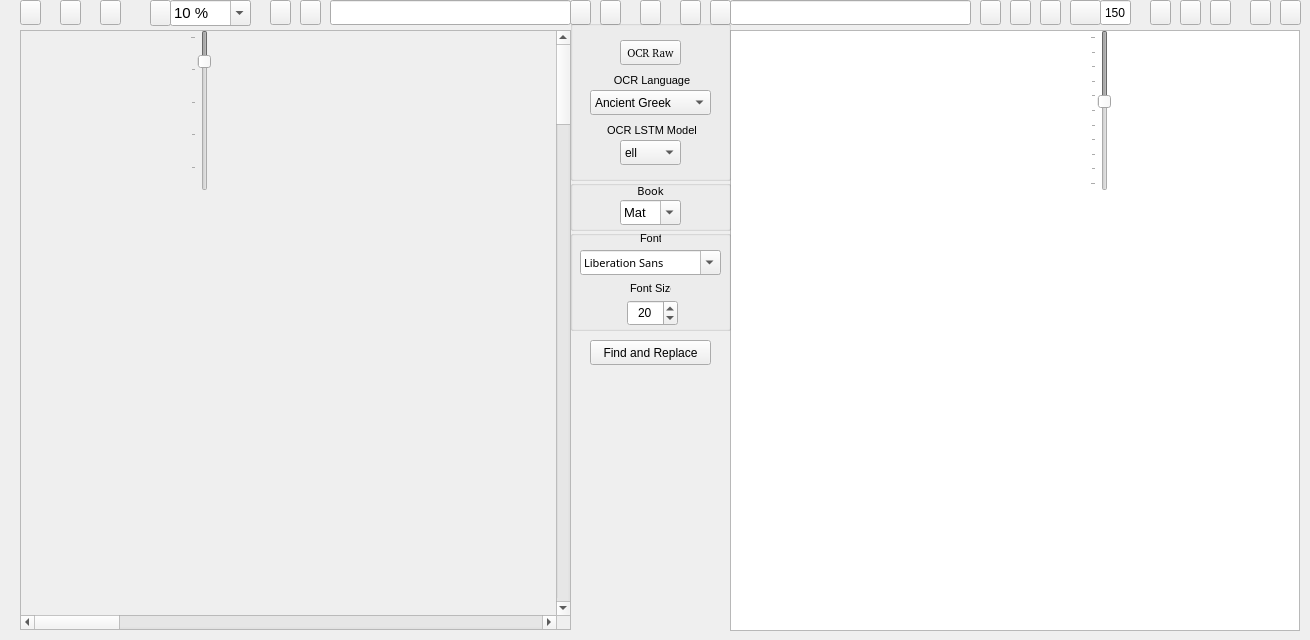
  <widget class="QWidget" name="centralwidget">
   <widget class="QScrollArea" name="ImagescrollArea">
    <property name="geometry">
     <rect>
      <x>20</x>
      <y>30</y>
      <width>551</width>
      <height>600</height>
     </rect>
    </property>
    <property name="sizePolicy">
     <sizepolicy hsizetype="Preferred" vsizetype="Preferred">
      <horstretch>0</horstretch>
      <verstretch>0</verstretch>
     </sizepolicy>
    </property>
    <property name="minimumSize">
     <size>
      <width>501</width>
      <height>600</height>
     </size>
    </property>
    <property name="widgetResizable">
     <bool>true</bool>
    </property>
    <property name="alignment">
     <set>Qt::AlignLeading|Qt::AlignLeft|Qt::AlignTop</set>
    </property>
    <widget class="QWidget" name="ImagescrollAreaWidgetContents">
     <property name="geometry">
      <rect>
       <x>0</x>
       <y>0</y>
       <width>3200</width>
       <height>4800</height>
      </rect>
     </property>
     <property name="sizePolicy">
      <sizepolicy hsizetype="Minimum" vsizetype="Minimum">
       <horstretch>0</horstretch>
       <verstretch>0</verstretch>
      </sizepolicy>
     </property>
     <property name="minimumSize">
      <size>
       <width>3200</width>
       <height>4800</height>
      </size>
     </property>
     <property name="sizeIncrement">
      <size>
       <width>0</width>
       <height>0</height>
      </size>
     </property>
     <property name="baseSize">
      <size>
       <width>520</width>
       <height>700</height>
      </size>
     </property>
     <widget class="QLabel" name="Image">
      <property name="geometry">
       <rect>
        <x>0</x>
        <y>2</y>
        <width>6800</width>
        <height>9600</height>
       </rect>
      </property>
      <property name="sizePolicy">
       <sizepolicy hsizetype="Expanding" vsizetype="Expanding">
        <horstretch>0</horstretch>
        <verstretch>0</verstretch>
       </sizepolicy>
      </property>
      <property name="minimumSize">
       <size>
        <width>3400</width>
        <height>4800</height>
       </size>
      </property>
      <property name="baseSize">
       <size>
        <width>520</width>
        <height>700</height>
       </size>
      </property>
      <property name="text">
       <string/>
      </property>
      <property name="scaledContents">
       <bool>false</bool>
      </property>
      <property name="alignment">
       <set>Qt::AlignLeading|Qt::AlignLeft|Qt::AlignTop</set>
      </property>
     </widget>
    </widget>
   </widget>
   <widget class="QPushButton" name="OpenImageFilebutton">
    <property name="geometry">
     <rect>
      <x>20</x>
      <y>0</y>
      <width>21</width>
      <height>25</height>
     </rect>
    </property>
    <property name="font">
     <font>
      <family>FROMVS [MAXR]</family>
      <pointsize>8</pointsize>
     </font>
    </property>
    <property name="toolTip">
     <string>Open current image</string>
    </property>
    <property name="text">
     <string/>
    </property>
    <property name="icon">
     <iconset resource="../UI_Icons.qrc">
      <normaloff>:/Icons/Icons/folder-open-image.png</normaloff>:/Icons/Icons/folder-open-image.png</iconset>
    </property>
   </widget>
   <widget class="QLineEdit" name="ImageLe">
    <property name="geometry">
     <rect>
      <x>330</x>
      <y>0</y>
      <width>241</width>
      <height>25</height>
     </rect>
    </property>
    <property name="toolTip">
     <string>Current image name</string>
    </property>
   </widget>
   <widget class="QPushButton" name="EditCorrectedTextbutton">
    <property name="geometry">
     <rect>
      <x>980</x>
      <y>0</y>
      <width>21</width>
      <height>25</height>
     </rect>
    </property>
    <property name="font">
     <font>
      <family>FROMVS [MAXR]</family>
      <pointsize>8</pointsize>
     </font>
    </property>
    <property name="toolTip">
     <string>Open current text(.txt,.csv) file</string>
    </property>
    <property name="text">
     <string/>
    </property>
    <property name="icon">
     <iconset resource="../UI_Icons.qrc">
      <normaloff>:/Icons/Icons/folder-open-document-text.png</normaloff>:/Icons/Icons/folder-open-document-text.png</iconset>
    </property>
   </widget>
   <widget class="QPushButton" name="SaveAsOCRCorrTextbutton">
    <property name="geometry">
     <rect>
      <x>1250</x>
      <y>0</y>
      <width>21</width>
      <height>25</height>
     </rect>
    </property>
    <property name="font">
     <font>
      <family>FROMVS [MAXR]</family>
      <pointsize>8</pointsize>
     </font>
    </property>
    <property name="toolTip">
     <string>Save current text file as...</string>
    </property>
    <property name="text">
     <string/>
    </property>
    <property name="icon">
     <iconset resource="../UI_Icons.qrc">
      <normaloff>:/Icons/Icons/disk-rename.png</normaloff>:/Icons/Icons/disk-rename.png</iconset>
    </property>
   </widget>
   <widget class="QPushButton" name="SaveOCRCorrTextbutton">
    <property name="geometry">
     <rect>
      <x>1280</x>
      <y>0</y>
      <width>21</width>
      <height>25</height>
     </rect>
    </property>
    <property name="font">
     <font>
      <family>FROMVS [MAXR]</family>
      <pointsize>8</pointsize>
     </font>
    </property>
    <property name="toolTip">
     <string>Overwrite current text file</string>
    </property>
    <property name="text">
     <string/>
    </property>
    <property name="icon">
     <iconset resource="../UI_Icons.qrc">
      <normaloff>:/Icons/Icons/disk.png</normaloff>:/Icons/Icons/disk.png</iconset>
    </property>
   </widget>
   <widget class="QTextEdit" name="OCRText">
    <property name="geometry">
     <rect>
      <x>730</x>
      <y>30</y>
      <width>570</width>
      <height>601</height>
     </rect>
    </property>
    <property name="minimumSize">
     <size>
      <width>540</width>
      <height>600</height>
     </size>
    </property>
    <property name="font">
     <font>
      <pointsize>8</pointsize>
     </font>
    </property>
   </widget>
   <widget class="QPushButton" name="Writerbutton">
    <property name="geometry">
     <rect>
      <x>1180</x>
      <y>0</y>
      <width>21</width>
      <height>25</height>
     </rect>
    </property>
    <property name="toolTip">
     <string>Edit current text(.txt) file with OpenOffice Writer</string>
    </property>
    <property name="text">
     <string/>
    </property>
    <property name="icon">
     <iconset resource="../UI_Icons.qrc">
      <normaloff>:/Icons/Icons/libreoffice-writer.png</normaloff>:/Icons/Icons/libreoffice-writer.png</iconset>
    </property>
   </widget>
   <widget class="QPushButton" name="Calcbutton">
    <property name="geometry">
     <rect>
      <x>1210</x>
      <y>0</y>
      <width>21</width>
      <height>25</height>
     </rect>
    </property>
    <property name="toolTip">
     <string>Edit current text(.csv) file with OpenOffice Calc</string>
    </property>
    <property name="text">
     <string/>
    </property>
    <property name="icon">
     <iconset resource="../UI_Icons.qrc">
      <normaloff>:/Icons/Icons/libreoffice-calc.png</normaloff>:/Icons/Icons/libreoffice-calc.png</iconset>
    </property>
   </widget>
   <widget class="QPushButton" name="reloadTextbutton">
    <property name="geometry">
     <rect>
      <x>710</x>
      <y>0</y>
      <width>21</width>
      <height>25</height>
     </rect>
    </property>
    <property name="toolTip">
     <string>Reload current text</string>
    </property>
    <property name="text">
     <string/>
    </property>
    <property name="icon">
     <iconset resource="../UI_Icons.qrc">
      <normaloff>:/Icons/Icons/reload-text.png</normaloff>:/Icons/Icons/reload-text.png</iconset>
    </property>
   </widget>
   <widget class="QPushButton" name="reloadImagebutton">
    <property name="geometry">
     <rect>
      <x>570</x>
      <y>0</y>
      <width>21</width>
      <height>25</height>
     </rect>
    </property>
    <property name="toolTip">
     <string>Reload current image</string>
    </property>
    <property name="text">
     <string/>
    </property>
    <property name="icon">
     <iconset resource="../UI_Icons.qrc">
      <normaloff>:/Icons/Icons/reload.png</normaloff>:/Icons/Icons/reload.png</iconset>
    </property>
   </widget>
   <widget class="QPushButton" name="MyPixlerbutton">
    <property name="geometry">
     <rect>
      <x>60</x>
      <y>0</y>
      <width>21</width>
      <height>25</height>
     </rect>
    </property>
    <property name="toolTip">
     <string>Edit images with Pixer</string>
    </property>
    <property name="text">
     <string/>
    </property>
    <property name="icon">
     <iconset resource="../UI_Icons.qrc">
      <normaloff>:/Icons/Icons/BiblionPixler1.png</normaloff>:/Icons/Icons/BiblionPixler1.png</iconset>
    </property>
   </widget>
   <widget class="QPushButton" name="Deskewbutton">
    <property name="geometry">
     <rect>
      <x>100</x>
      <y>0</y>
      <width>21</width>
      <height>25</height>
     </rect>
    </property>
    <property name="font">
     <font>
      <pointsize>8</pointsize>
     </font>
    </property>
    <property name="toolTip">
     <string>Deskew current image</string>
    </property>
    <property name="text">
     <string/>
    </property>
    <property name="icon">
     <iconset resource="../UI_Icons.qrc">
      <normaloff>:/Icons/Icons/deskew_clear.png</normaloff>:/Icons/Icons/deskew_clear.png</iconset>
    </property>
   </widget>
   <widget class="QPushButton" name="PrevImgButton">
    <property name="geometry">
     <rect>
      <x>270</x>
      <y>0</y>
      <width>21</width>
      <height>25</height>
     </rect>
    </property>
    <property name="toolTip">
     <string>Previous current image - !pair independent</string>
    </property>
    <property name="text">
     <string/>
    </property>
    <property name="icon">
     <iconset resource="../UI_Icons.qrc">
      <normaloff>:/Icons/Icons/back_image.png</normaloff>:/Icons/Icons/back_image.png</iconset>
    </property>
   </widget>
   <widget class="QPushButton" name="NextImgButton">
    <property name="geometry">
     <rect>
      <x>300</x>
      <y>0</y>
      <width>21</width>
      <height>25</height>
     </rect>
    </property>
    <property name="toolTip">
     <string>Next current image - !pair independent</string>
    </property>
    <property name="text">
     <string/>
    </property>
    <property name="icon">
     <iconset resource="../UI_Icons.qrc">
      <normaloff>:/Icons/Icons/forward_image.png</normaloff>:/Icons/Icons/forward_image.png</iconset>
    </property>
   </widget>
   <widget class="QPushButton" name="PrevTxtButton">
    <property name="geometry">
     <rect>
      <x>1010</x>
      <y>0</y>
      <width>21</width>
      <height>25</height>
     </rect>
    </property>
    <property name="toolTip">
     <string>Previous current text - !pair independent</string>
    </property>
    <property name="text">
     <string/>
    </property>
    <property name="icon">
     <iconset resource="../UI_Icons.qrc">
      <normaloff>:/Icons/Icons/back_text.png</normaloff>:/Icons/Icons/back_text.png</iconset>
    </property>
   </widget>
   <widget class="QPushButton" name="NextTxtButton">
    <property name="geometry">
     <rect>
      <x>1040</x>
      <y>0</y>
      <width>21</width>
      <height>25</height>
     </rect>
    </property>
    <property name="toolTip">
     <string>Next current text - !pair independent</string>
    </property>
    <property name="text">
     <string/>
    </property>
    <property name="icon">
     <iconset resource="../UI_Icons.qrc">
      <normaloff>:/Icons/Icons/forward_text.png</normaloff>:/Icons/Icons/forward_text.png</iconset>
    </property>
   </widget>
   <widget class="QPushButton" name="BothNextButton">
    <property name="geometry">
     <rect>
      <x>680</x>
      <y>0</y>
      <width>21</width>
      <height>25</height>
     </rect>
    </property>
    <property name="toolTip">
     <string>Next current image|text pair</string>
    </property>
    <property name="text">
     <string/>
    </property>
    <property name="icon">
     <iconset resource="../UI_Icons.qrc">
      <normaloff>:/Icons/Icons/ui-button-navigation.png</normaloff>:/Icons/Icons/ui-button-navigation.png</iconset>
    </property>
   </widget>
   <widget class="QPushButton" name="BothPrevButton">
    <property name="geometry">
     <rect>
      <x>600</x>
      <y>0</y>
      <width>21</width>
      <height>25</height>
     </rect>
    </property>
    <property name="toolTip">
     <string>Previous current image|text pair</string>
    </property>
    <property name="text">
     <string/>
    </property>
    <property name="icon">
     <iconset resource="../UI_Icons.qrc">
      <normaloff>:/Icons/Icons/ui-button-navigation-back.png</normaloff>:/Icons/Icons/ui-button-navigation-back.png</iconset>
    </property>
   </widget>
   <widget class="QPushButton" name="BothLoadButton">
    <property name="enabled">
     <bool>true</bool>
    </property>
    <property name="geometry">
     <rect>
      <x>640</x>
      <y>0</y>
      <width>21</width>
      <height>25</height>
     </rect>
    </property>
    <property name="toolTip">
     <string>Load current image|text pair</string>
    </property>
    <property name="text">
     <string/>
    </property>
    <property name="icon">
     <iconset resource="../UI_Icons.qrc">
      <normaloff>:/Icons/Icons/documents1.png</normaloff>:/Icons/Icons/documents1.png</iconset>
    </property>
   </widget>
   <widget class="QGroupBox" name="OCRgroupBox">
    <property name="geometry">
     <rect>
      <x>570</x>
      <y>20</y>
      <width>161</width>
      <height>161</height>
     </rect>
    </property>
    <property name="title">
     <string/>
    </property>
    <widget class="QComboBox" name="OCRlangComboBox">
     <property name="geometry">
      <rect>
       <x>20</x>
       <y>70</y>
       <width>121</width>
       <height>25</height>
      </rect>
     </property>
     <property name="toolTip">
      <string>Select OCR language</string>
     </property>
     <property name="locale">
      <locale language="English" country="UnitedStates"/>
     </property>
     <property name="editable">
      <bool>false</bool>
     </property>
     <item>
      <property name="text">
       <string>Ancient Greek</string>
      </property>
     </item>
     <item>
      <property name="text">
       <string>Middle Greek</string>
      </property>
     </item>
     <item>
      <property name="text">
       <string>Modern Greek</string>
      </property>
     </item>
     <item>
      <property name="text">
       <string>Hebrew</string>
      </property>
     </item>
     <item>
      <property name="text">
       <string>Latin</string>
      </property>
     </item>
    </widget>
    <widget class="QLabel" name="OCRlanglabel">
     <property name="geometry">
      <rect>
       <x>40</x>
       <y>50</y>
       <width>81</width>
       <height>20</height>
      </rect>
     </property>
     <property name="font">
      <font>
       <pointsize>8</pointsize>
      </font>
     </property>
     <property name="text">
      <string> OCR Language</string>
     </property>
     <property name="alignment">
      <set>Qt::AlignCenter</set>
     </property>
    </widget>
    <widget class="QLabel" name="OCRModellabel">
     <property name="geometry">
      <rect>
       <x>30</x>
       <y>100</y>
       <width>101</width>
       <height>20</height>
      </rect>
     </property>
     <property name="font">
      <font>
       <pointsize>8</pointsize>
      </font>
     </property>
     <property name="toolTip">
      <string>Select OCR LSTM model</string>
     </property>
     <property name="text">
      <string> OCR LSTM Model</string>
     </property>
     <property name="alignment">
      <set>Qt::AlignCenter</set>
     </property>
    </widget>
    <widget class="QComboBox" name="OCRModelComboBox">
     <property name="geometry">
      <rect>
       <x>50</x>
       <y>120</y>
       <width>61</width>
       <height>25</height>
      </rect>
     </property>
     <property name="toolTip">
      <string>Select OCR language model</string>
     </property>
     <property name="locale">
      <locale language="English" country="UnitedStates"/>
     </property>
     <property name="editable">
      <bool>false</bool>
     </property>
     <item>
      <property name="text">
       <string>ell</string>
      </property>
     </item>
     <item>
      <property name="text">
       <string>grc</string>
      </property>
     </item>
     <item>
      <property name="text">
       <string>feg</string>
      </property>
     </item>
     <item>
      <property name="text">
       <string>heb</string>
      </property>
     </item>
     <item>
      <property name="text">
       <string>feh</string>
      </property>
     </item>
     <item>
      <property name="text">
       <string>lat</string>
      </property>
     </item>
     <item>
      <property name="text">
       <string>fel</string>
      </property>
     </item>
    </widget>
    <widget class="QPushButton" name="OCRbutton">
     <property name="geometry">
      <rect>
       <x>50</x>
       <y>20</y>
       <width>61</width>
       <height>25</height>
      </rect>
     </property>
     <property name="font">
      <font>
       <family>FROMVS [MAXR]</family>
       <pointsize>8</pointsize>
      </font>
     </property>
     <property name="toolTip">
      <string>OCR current image</string>
     </property>
     <property name="text">
      <string>OCR Raw</string>
     </property>
     <property name="icon">
      <iconset resource="../UI_Icons.qrc">
       <normaloff>:/Icons/Icons/ocr3.png</normaloff>:/Icons/Icons/ocr3.png</iconset>
     </property>
    </widget>
   </widget>
   <widget class="QLineEdit" name="TextLE">
    <property name="geometry">
     <rect>
      <x>730</x>
      <y>0</y>
      <width>241</width>
      <height>25</height>
     </rect>
    </property>
   </widget>
   <widget class="QGroupBox" name="SessiongroupBox">
    <property name="geometry">
     <rect>
      <x>570</x>
      <y>180</y>
      <width>161</width>
      <height>51</height>
     </rect>
    </property>
    <property name="title">
     <string/>
    </property>
    <widget class="QLabel" name="booklabel">
     <property name="geometry">
      <rect>
       <x>50</x>
       <y>0</y>
       <width>61</width>
       <height>21</height>
      </rect>
     </property>
     <property name="font">
      <font>
       <family>FROMVS</family>
       <pointsize>8</pointsize>
       <weight>50</weight>
       <italic>false</italic>
       <bold>false</bold>
      </font>
     </property>
     <property name="text">
      <string>Book</string>
     </property>
     <property name="alignment">
      <set>Qt::AlignCenter</set>
     </property>
    </widget>
    <widget class="QComboBox" name="bookComboBox">
     <property name="geometry">
      <rect>
       <x>50</x>
       <y>20</y>
       <width>61</width>
       <height>25</height>
      </rect>
     </property>
     <property name="font">
      <font>
       <pointsize>10</pointsize>
      </font>
     </property>
     <property name="toolTip">
      <string>Bible book current image|text directory</string>
     </property>
     <property name="editable">
      <bool>true</bool>
     </property>
     <item>
      <property name="text">
       <string>Mat</string>
      </property>
     </item>
     <item>
      <property name="text">
       <string>Mar</string>
      </property>
     </item>
     <item>
      <property name="text">
       <string>Luk</string>
      </property>
     </item>
     <item>
      <property name="text">
       <string>Joh</string>
      </property>
     </item>
     <item>
      <property name="text">
       <string>Act</string>
      </property>
     </item>
     <item>
      <property name="text">
       <string>Rom</string>
      </property>
     </item>
     <item>
      <property name="text">
       <string>1Co</string>
      </property>
     </item>
     <item>
      <property name="text">
       <string>2Co</string>
      </property>
     </item>
     <item>
      <property name="text">
       <string>Gal</string>
      </property>
     </item>
     <item>
      <property name="text">
       <string>Eph</string>
      </property>
     </item>
     <item>
      <property name="text">
       <string>Php</string>
      </property>
     </item>
     <item>
      <property name="text">
       <string>Col</string>
      </property>
     </item>
     <item>
      <property name="text">
       <string>1Th</string>
      </property>
     </item>
     <item>
      <property name="text">
       <string>2Th</string>
      </property>
     </item>
     <item>
      <property name="text">
       <string>1Ti</string>
      </property>
     </item>
     <item>
      <property name="text">
       <string>2Ti</string>
      </property>
     </item>
     <item>
      <property name="text">
       <string>Tit</string>
      </property>
     </item>
     <item>
      <property name="text">
       <string>Phm</string>
      </property>
     </item>
     <item>
      <property name="text">
       <string>Heb</string>
      </property>
     </item>
     <item>
      <property name="text">
       <string>Jas</string>
      </property>
     </item>
     <item>
      <property name="text">
       <string>1Pe</string>
      </property>
     </item>
     <item>
      <property name="text">
       <string>2Pe</string>
      </property>
     </item>
     <item>
      <property name="text">
       <string>1Jn</string>
      </property>
     </item>
     <item>
      <property name="text">
       <string>2Jn</string>
      </property>
     </item>
     <item>
      <property name="text">
       <string>3Jn</string>
      </property>
     </item>
     <item>
      <property name="text">
       <string>Jud</string>
      </property>
     </item>
     <item>
      <property name="text">
       <string>Rev</string>
      </property>
     </item>
    </widget>
   </widget>
   <widget class="QGroupBox" name="TextgroupBox">
    <property name="geometry">
     <rect>
      <x>570</x>
      <y>230</y>
      <width>161</width>
      <height>101</height>
     </rect>
    </property>
    <property name="title">
     <string/>
    </property>
    <widget class="QLabel" name="fontlabel">
     <property name="geometry">
      <rect>
       <x>70</x>
       <y>0</y>
       <width>21</width>
       <height>17</height>
      </rect>
     </property>
     <property name="font">
      <font>
       <pointsize>8</pointsize>
      </font>
     </property>
     <property name="text">
      <string>Font</string>
     </property>
    </widget>
    <widget class="QLabel" name="fontSizelabel">
     <property name="geometry">
      <rect>
       <x>60</x>
       <y>50</y>
       <width>41</width>
       <height>17</height>
      </rect>
     </property>
     <property name="font">
      <font>
       <pointsize>8</pointsize>
      </font>
     </property>
     <property name="text">
      <string>Font Size</string>
     </property>
    </widget>
    <widget class="QSpinBox" name="fontSizeBox">
     <property name="geometry">
      <rect>
       <x>57</x>
       <y>70</y>
       <width>51</width>
       <height>26</height>
      </rect>
     </property>
     <property name="toolTip">
      <string>Select font size</string>
     </property>
     <property name="alignment">
      <set>Qt::AlignCenter</set>
     </property>
     <property name="minimum">
      <number>6</number>
     </property>
     <property name="maximum">
      <number>30</number>
     </property>
     <property name="value">
      <number>20</number>
     </property>
    </widget>
    <widget class="QFontComboBox" name="fontComboBox">
     <property name="geometry">
      <rect>
       <x>10</x>
       <y>20</y>
       <width>141</width>
       <height>25</height>
      </rect>
     </property>
     <property name="font">
      <font>
       <family>FROMVS</family>
       <pointsize>8</pointsize>
       <weight>50</weight>
       <italic>false</italic>
       <bold>false</bold>
      </font>
     </property>
     <property name="toolTip">
      <string>Select font</string>
     </property>
    </widget>
   </widget>
   <widget class="QComboBox" name="ZoomComboBox">
    <property name="geometry">
     <rect>
      <x>170</x>
      <y>0</y>
      <width>81</width>
      <height>26</height>
     </rect>
    </property>
    <property name="sizePolicy">
     <sizepolicy hsizetype="Preferred" vsizetype="Preferred">
      <horstretch>0</horstretch>
      <verstretch>0</verstretch>
     </sizepolicy>
    </property>
    <property name="font">
     <font>
      <pointsize>11</pointsize>
     </font>
    </property>
    <property name="toolTip">
     <string>Select current image zoom</string>
    </property>
    <property name="inputMethodHints">
     <set>Qt::ImhNone</set>
    </property>
    <property name="editable">
     <bool>true</bool>
    </property>
    <property name="currentText">
     <string>10 %</string>
    </property>
    <property name="insertPolicy">
     <enum>QComboBox::NoInsert</enum>
    </property>
    <item>
     <property name="text">
      <string>10 %</string>
     </property>
    </item>
    <item>
     <property name="text">
      <string>25 %</string>
     </property>
    </item>
    <item>
     <property name="text">
      <string>50 %</string>
     </property>
    </item>
    <item>
     <property name="text">
      <string>100 %</string>
     </property>
    </item>
    <item>
     <property name="text">
      <string>200 %</string>
     </property>
    </item>
   </widget>
   <widget class="QPushButton" name="Zoombutton">
    <property name="enabled">
     <bool>true</bool>
    </property>
    <property name="geometry">
     <rect>
      <x>150</x>
      <y>0</y>
      <width>21</width>
      <height>26</height>
     </rect>
    </property>
    <property name="font">
     <font>
      <pointsize>8</pointsize>
     </font>
    </property>
    <property name="toolTip">
     <string>Zoom decorator</string>
    </property>
    <property name="text">
     <string/>
    </property>
    <property name="icon">
     <iconset resource="../UI_Icons.qrc">
      <normaloff>:/Icons/Icons/image-resize1.png</normaloff>:/Icons/Icons/image-resize1.png</iconset>
    </property>
   </widget>
   <widget class="QSlider" name="LHslider">
    <property name="enabled">
     <bool>false</bool>
    </property>
    <property name="geometry">
     <rect>
      <x>1090</x>
      <y>30</y>
      <width>21</width>
      <height>161</height>
     </rect>
    </property>
    <property name="toolTip">
     <string>Set current text line spacing</string>
    </property>
    <property name="minimum">
     <number>100</number>
    </property>
    <property name="maximum">
     <number>200</number>
    </property>
    <property name="singleStep">
     <number>2</number>
    </property>
    <property name="pageStep">
     <number>10</number>
    </property>
    <property name="value">
     <number>144</number>
    </property>
    <property name="sliderPosition">
     <number>144</number>
    </property>
    <property name="orientation">
     <enum>Qt::Vertical</enum>
    </property>
    <property name="invertedAppearance">
     <bool>true</bool>
    </property>
    <property name="tickPosition">
     <enum>QSlider::TicksAbove</enum>
    </property>
   </widget>
   <widget class="QLineEdit" name="LHlineEdit">
    <property name="geometry">
     <rect>
      <x>1100</x>
      <y>0</y>
      <width>31</width>
      <height>25</height>
     </rect>
    </property>
    <property name="toolTip">
     <string>Current text line spacing</string>
    </property>
    <property name="text">
     <string>150</string>
    </property>
    <property name="maxLength">
     <number>32767</number>
    </property>
    <property name="alignment">
     <set>Qt::AlignCenter</set>
    </property>
    <property name="placeholderText">
     <string>150</string>
    </property>
    <property name="clearButtonEnabled">
     <bool>false</bool>
    </property>
   </widget>
   <widget class="QPushButton" name="LHDialogtbutton">
    <property name="enabled">
     <bool>true</bool>
    </property>
    <property name="geometry">
     <rect>
      <x>1070</x>
      <y>0</y>
      <width>31</width>
      <height>25</height>
     </rect>
    </property>
    <property name="font">
     <font>
      <family>FROMVS [MAXR]</family>
      <pointsize>8</pointsize>
     </font>
    </property>
    <property name="toolTip">
     <string>Enable line spacing slider</string>
    </property>
    <property name="text">
     <string/>
    </property>
    <property name="icon">
     <iconset resource="../UI_Icons.qrc">
      <normaloff>:/Icons/Icons/edit-line-spacing.png</normaloff>:/Icons/Icons/edit-line-spacing.png</iconset>
    </property>
   </widget>
   <widget class="QSlider" name="Zoomslider">
    <property name="enabled">
     <bool>false</bool>
    </property>
    <property name="geometry">
     <rect>
      <x>190</x>
      <y>30</y>
      <width>21</width>
      <height>161</height>
     </rect>
    </property>
    <property name="toolTip">
     <string>Set current text line spacing</string>
    </property>
    <property name="minimum">
     <number>10</number>
    </property>
    <property name="maximum">
     <number>100</number>
    </property>
    <property name="singleStep">
     <number>1</number>
    </property>
    <property name="pageStep">
     <number>20</number>
    </property>
    <property name="value">
     <number>25</number>
    </property>
    <property name="sliderPosition">
     <number>25</number>
    </property>
    <property name="orientation">
     <enum>Qt::Vertical</enum>
    </property>
    <property name="invertedAppearance">
     <bool>true</bool>
    </property>
    <property name="tickPosition">
     <enum>QSlider::TicksAbove</enum>
    </property>
   </widget>
   <widget class="QPushButton" name="MyWriterbutton">
    <property name="geometry">
     <rect>
      <x>1150</x>
      <y>0</y>
      <width>21</width>
      <height>25</height>
     </rect>
    </property>
    <property name="toolTip">
     <string>Edit current text(.txt) file with OpenOffice Writer</string>
    </property>
    <property name="text">
     <string/>
    </property>
    <property name="icon">
     <iconset resource="../UI_Icons.qrc">
      <normaloff>:/Icons/Icons/BiblionWriter.png</normaloff>:/Icons/Icons/BiblionWriter.png</iconset>
    </property>
   </widget>
   <widget class="QPushButton" name="FindReplacebutton">
    <property name="geometry">
     <rect>
      <x>590</x>
      <y>340</y>
      <width>121</width>
      <height>25</height>
     </rect>
    </property>
    <property name="font">
     <font>
      <pointsize>9</pointsize>
     </font>
    </property>
    <property name="text">
     <string>Find and Replace</string>
    </property>
    <property name="icon">
     <iconset resource="../UI_Icons.qrc">
      <normaloff>:/Icons/Icons/search.png</normaloff>:/Icons/Icons/search.png</iconset>
    </property>
   </widget>
  </widget>
